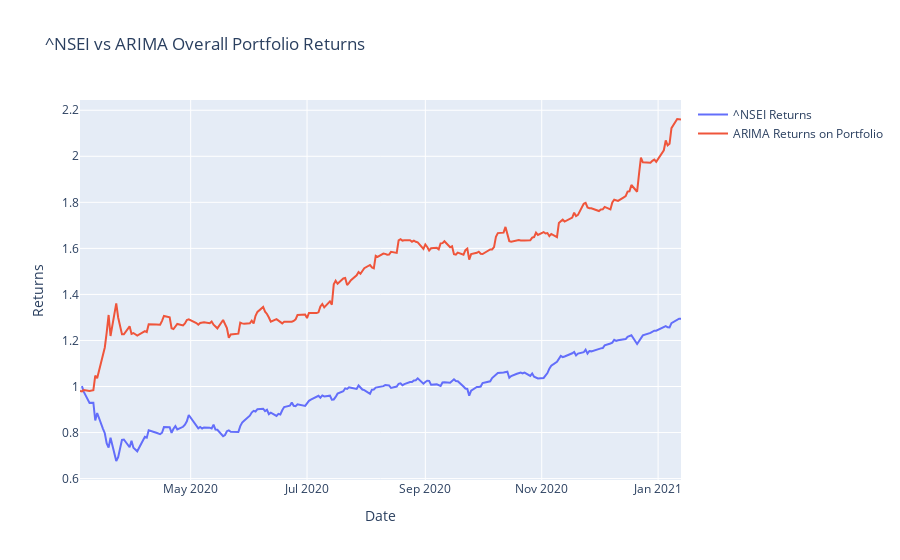

The notebook cell saved with this chart:
### Code cell
# Returns for the portfolio
returns = (trade_df['Positions'] * trade_df['LogReturns']).sum(axis=1)

# Returns for SPY
spy = yf.download('^NSEI', start=returns.index[0])
spy = spy[spy.index.isin(returns.index)]
spy = spy['Adj Close'].apply(np.log).diff().dropna().cumsum().apply(np.exp)

# Calculating the performance as we take the cumulative sum of the returns and transform the values back to normal
performance = returns.cumsum().apply(np.exp)

# Plotting the comparison between SPY returns and ARIMA returns
fig = go.Figure()

fig.add_trace(go.Scatter(x=spy.index,
                         y=spy,
                         name='^NSEI Returns',
                         mode='lines'))

fig.add_trace(go.Scatter(x=performance.index,
                         y=performance.values,
                         name='ARIMA Returns on Portfolio',
                         mode='lines'))

fig.update_layout(title='^NSEI vs ARIMA Overall Portfolio Returns',
                  xaxis_title='Date',
                  yaxis_title='Returns')

fig.show()

### Figure 1 — Plotly figure (JSON) as saved in the notebook; plotly's stock layout.template omitted (floating-point values rounded to 4 significant figures; data arrays with more than 128 entries replaced by an {"elided": "..."} marker saying what was removed)
{"data": [{"mode": "lines", "name": "^NSEI Returns", "type": "scatter", "x": {"elided": "213 str values"}, "y": {"elided": "213 float values"}}, {"mode": "lines", "name": "ARIMA Returns on Portfolio", "type": "scatter", "x": {"elided": "215 str values"}, "y": {"elided": "215 float values"}}], "layout": {"title": {"text": "^NSEI vs ARIMA Overall Portfolio Returns"}, "xaxis": {"title": {"text": "Date"}}, "yaxis": {"title": {"text": "Returns"}}}}
